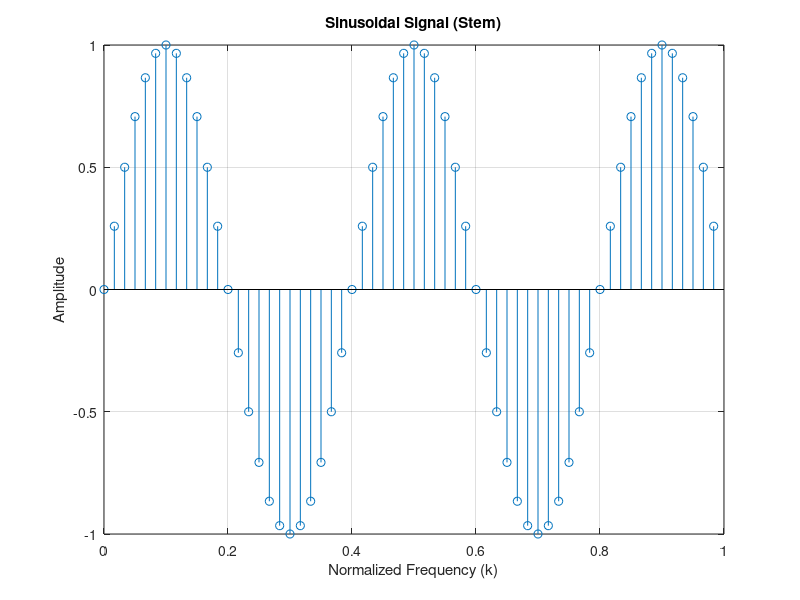

MATLAB code for this plot:
% Define parameters
fs = 10;
N = 2.5; 
L = 60/fs;

% Generate time vector (normalized frequency)
k = 0:1/fs:L-1/fs;
k = k/L; 

% Generate the sinusoidal signal
s = sin(2*pi*N*k);

% Plot the signal using stem (discrete points)
stem(k, s);
xlabel('Normalized Frequency (k)');
ylabel('Amplitude');
title('Sinusoidal Signal (Stem)');
grid on;
